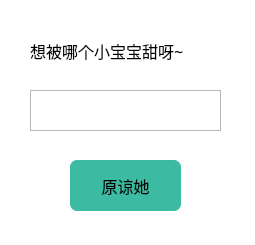
<?xml version="1.0" encoding="UTF-8"?>
<ui version="4.0">
 <class>Dialog</class>
 <widget class="QDialog" name="Dialog">
  <property name="geometry">
   <rect>
    <x>0</x>
    <y>0</y>
    <width>255</width>
    <height>245</height>
   </rect>
  </property>
  <property name="minimumSize">
   <size>
    <width>255</width>
    <height>245</height>
   </size>
  </property>
  <property name="maximumSize">
   <size>
    <width>255</width>
    <height>245</height>
   </size>
  </property>
  <property name="windowTitle">
   <string/>
  </property>
  <property name="styleSheet">
   <string notr="true">QDialog {
 background-color: rgb(255, 255, 255);
}</string>
  </property>
  <property name="sizeGripEnabled">
   <bool>false</bool>
  </property>
  <widget class="QPlainTextEdit" name="plainTextEdit">
   <property name="geometry">
    <rect>
     <x>30</x>
     <y>90</y>
     <width>191</width>
     <height>41</height>
    </rect>
   </property>
   <property name="font">
    <font>
     <family>Microsoft YaHei UI</family>
     <pointsize>12</pointsize>
    </font>
   </property>
  </widget>
  <widget class="QLabel" name="label">
   <property name="geometry">
    <rect>
     <x>30</x>
     <y>20</y>
     <width>201</width>
     <height>61</height>
    </rect>
   </property>
   <property name="font">
    <font>
     <family>微软雅黑</family>
     <pointsize>12</pointsize>
    </font>
   </property>
   <property name="text">
    <string>想被哪个小宝宝甜呀~</string>
   </property>
  </widget>
  <widget class="QPushButton" name="pushButton">
   <property name="geometry">
    <rect>
     <x>70</x>
     <y>160</y>
     <width>111</width>
     <height>51</height>
    </rect>
   </property>
   <property name="font">
    <font>
     <family>Microsoft YaHei UI</family>
     <pointsize>12</pointsize>
    </font>
   </property>
   <property name="styleSheet">
    <string notr="true">QPushButton:pressed {
    background-color: qlineargradient(spread:pad, x1:0, y1:0, x2:0, y2:1,   stop:0 rgba(60, 186, 162, 255), stop:1 rgba(98, 211, 162, 255))
}
QPushButton {
     background-color: #3cbaa2; border: 0px solid black;
     border-radius: 7px;
}

QPushButton:disabled {
    background-color: rgb(170, 170, 127)
}</string>
   </property>
   <property name="text">
    <string>原谅她</string>
   </property>
  </widget>
 </widget>
 <resources/>
 <connections/>
</ui>
